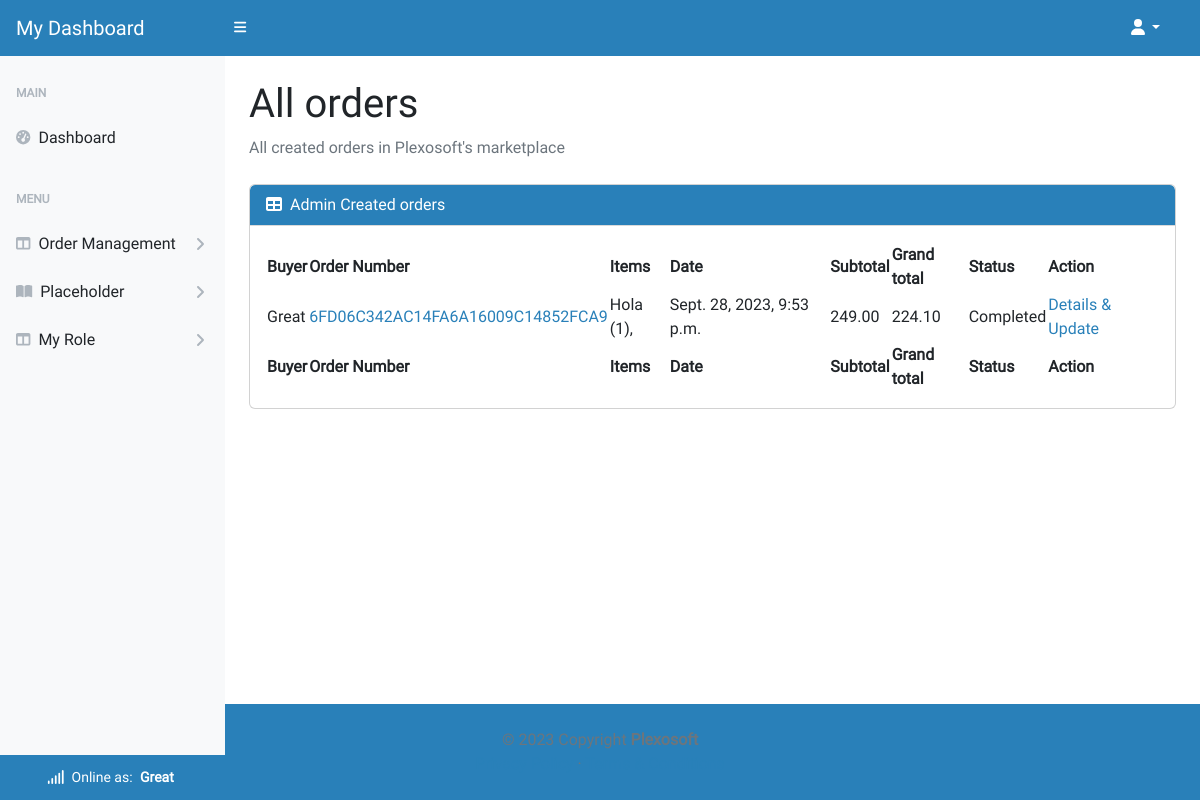
/account/user/order/ (signed in), run on an earlier commit of the app's database.
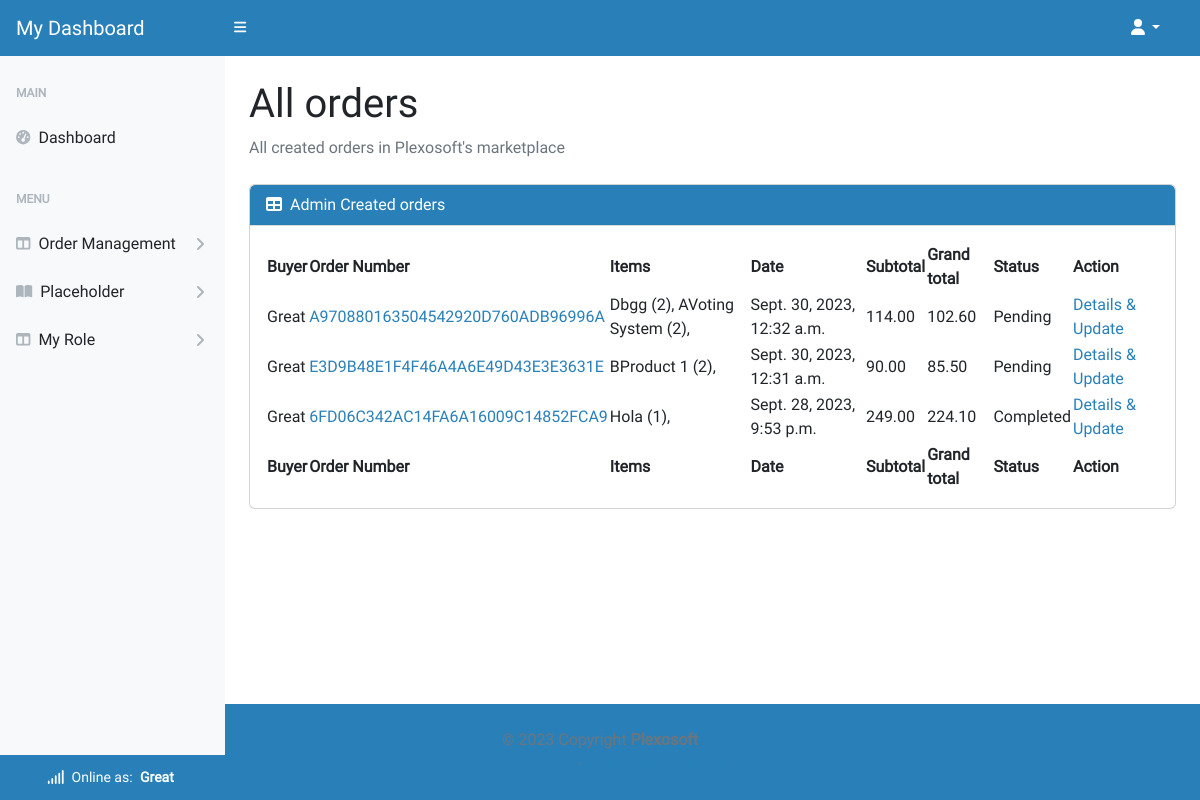
And on a later commit of the database.
### checkout/models.py (models this page shows, shortened)
class Order(models.Model):
    status = models.IntegerField(choices=ORDER_STATUS, default=0)
    order_number = models.CharField(max_length=32, null=False, editable=False)
    buyer_profile = models.ForeignKey(UserProfile, on_delete=models.SET_NULL,
                                      null=True, blank=True,
                                      related_name='order_instance')
    full_name = models.CharField(max_length=50, null=False, blank=False)
    email = models.EmailField(max_length=254, null=False, blank=False)
    phone_number = models.CharField(max_length=20, null=False, blank=False)
    date = models.DateTimeField(auto_now_add=True)
    order_total = models.DecimalField(max_digits=10, decimal_places=2,
                                      null=False, default=0)
    grand_total = models.DecimalField(max_digits=10, decimal_places=2,
                                      null=False, default=0)
    original_bag = models.TextField(null=False, blank=False, default='')
    gateway = models.IntegerField(choices=GATEWAY_TYPE, default=0)

class OrderLineItem(models.Model):
    order = models.ForeignKey(Order, null=False, blank=False,
                              on_delete=models.CASCADE,
                              related_name='lineitems')
    product = models.ForeignKey(Product, null=True, blank=True,
                                on_delete=models.CASCADE)
    service = models.ForeignKey(Service, null=True, blank=True,
                                on_delete=models.CASCADE)
    quantity = models.IntegerField(null=False, blank=False, default=0)
    lineitem_total = models.DecimalField(max_digits=6, decimal_places=2,
                                         null=False, blank=False,
                                         editable=False)

### homepage/models.py (models this page shows)
class UserProfile(AbstractUser):
    email = models.EmailField(
        unique=True)
    role = models.IntegerField(choices=ROLES, default=0)
    type = models.IntegerField(choices=USER_TYPE, default=0)
    status = models.IntegerField(choices=STATUS, default=2)
    class Meta:
        ordering = ['username']
    def __str__(self):
        return f'{self.username}'

### product_service/models.py (models this page shows, shortened)
class Service(models.Model):
    title = models.CharField(max_length=64, unique=True)
    sku = models.CharField(max_length=64, unique=True)
    price = models.DecimalField(max_digits=6, decimal_places=2)
    description = models.TextField(max_length=528)
    status = models.IntegerField(choices=STATUS, default=0)
    category = models.ForeignKey(
        Category, on_delete=models.SET_NULL,
        related_name='service_categories', null=True, blank=True)
    excerpt = models.CharField(max_length=264)
    type = models.IntegerField(choices=SCOPE_TYPE, default=1)
    instance = models.IntegerField(choices=INSTANCE_TYPE, default=1)
    code = models.ManyToManyField(CodeType, related_name="code_type_service")
    service = models.ManyToManyField(
        ServiceType, related_name="on_service_type")
    preview = models.URLField(
        max_length=1024, null=True, blank=True, unique=True)
    docs = models.URLField(
        max_length=1024, null=True, blank=True, unique=True)
    slug = models.SlugField(max_length=200, unique=True, blank=True)
    image = models.ImageField(null=True, blank=True)
    image_url = models.URLField(max_length=1024, null=True, blank=True)
    author = models.ForeignKey(
        'homepage.UserProfile', on_delete=models.SET_NULL,
        related_name='service_authors', null=True)
    created_on = models.DateTimeField(auto_now_add=True)
    likes = models.ManyToManyField(
        'homepage.Like', related_name='service_likes', blank=True)
    comments = models.ManyToManyField(
        'homepage.Comment', related_name='service_comments', blank=True)
    download_url = models.ManyToManyField(
        'Download', related_name='service_downloads', blank=True)
    class Meta:
        ordering = ['title']

class Product(models.Model):
    title = models.CharField(max_length=64, unique=True)
    sku = models.CharField(max_length=64, unique=True)
    price = models.DecimalField(max_digits=6, decimal_places=2)
    description = models.TextField(max_length=528)
    status = models.IntegerField(choices=STATUS, default=0)
    category = models.ForeignKey(
        Category, on_delete=models.SET_NULL,
        related_name='product_categories', null=True, blank=True)
    excerpt = models.CharField(max_length=264)
    type = models.IntegerField(choices=SCOPE_TYPE, default=1)
    instance = models.IntegerField(choices=INSTANCE_TYPE, default=0)
    code = models.ManyToManyField(CodeType, related_name="code_type")
    service = models.ManyToManyField(ServiceType, related_name="service_type")
    preview = models.URLField(
        max_length=1024, null=True, blank=True, unique=True)
    docs = models.URLField(
        max_length=1024, null=True, blank=True, unique=True)
    slug = models.SlugField(max_length=200, unique=True, blank=True)
    image = models.ImageField(null=True, blank=True)
    image_url = models.URLField(max_length=1024, null=True, blank=True)
    author = models.ForeignKey(
        'homepage.UserProfile', on_delete=models.SET_NULL,
        related_name='product_authors', null=True)
    created_on = models.DateTimeField(auto_now_add=True)
    likes = models.ManyToManyField(
        'homepage.Like', related_name='product_likes', blank=True)
    comments = models.ManyToManyField(
        'homepage.Comment', related_name='product_comments', blank=True)
    orders = models.ManyToManyField(
        'checkout.Order', related_name='product_orders', blank=True)
    download_url = models.ManyToManyField(
        'Download', related_name='product_downloads', blank=True)
    class Meta:
        ordering = ['title']

### product_service/views.py (the view)
# urls.py: path('account/user/order/', BuyerOrderListView.as_view(),
class BuyerOrderListView(BuyerRequiredMixin, generic.ListView):
    model = Order
    template_name = 'user-dashboard/all_orders.html'
    context_object_name = 'all_orders'
    def get_queryset(self):
        try:
            user = self.request.user
            queryset = Order.objects.filter(buyer_profile=user).annotate(
                ordercount=Count('id')).order_by('-date')
            queryset = queryset.prefetch_related(
                Prefetch('lineitems', queryset=OrderLineItem.objects.select_related(
                    'product', 'service'))
            )
            return queryset
        except Exception as e:
            logger.error(f"Error fetching Order instances: {str(e)}")
            messages.error(self.request, 'Error fetching Order instances.')
            return []
    def get_context_data(self, **kwargs):
        context = super().get_context_data(**kwargs)
        all_orders = context[self.context_object_name]
        context['all_orders'] = all_orders
        return context

### homepage/custom_context_processors.py (called while the page is built)
def get_verified_email(request):
    if request.user.is_authenticated:
        try:
            email_object = EmailAddress.objects.get(user=request.user)
            if email_object.verified:
                return {'get_verified_email': email_object}
        except EmailAddress.DoesNotExist:
            pass
    return {'get_verified_email': None}

### product_service/converters.py (called while the page is built)
    def to_url(self, value):
        return str(value)

### user_dashboard/views.py (called while the page is built)
    def test_func(self):
        user_profile = self.request.user
        return user_profile and user_profile.role == 0

### user_dashboard/templates/user-dashboard/all_orders.html
{% extends "user-dashboard/base.html" %}
{% block content%}
<main class="pb-5 mb-5">
    <div class="container-fluid p-4 pt-0 pb-5">
        <h1 class="mt-4">All orders</h1>
        <ol class="breadcrumb mb-4">
            <li class="breadcrumb-item active">All created orders in Plexosoft's marketplace</li>
        </ol>
        <div class="card mb-4">
            <div class="card-header">
                <i class="fas fa-table me-1"></i>
                Admin Created orders
            </div>
            <div class="card-body">
                <table id="datatablesSimple">
                    <thead>
                        <tr>
                            <th>Buyer</th>
                            <th>Order Number</th>
                            <th>Items</th>
                            <th>Date</th>
                            <th>Subtotal</th>
                            <th>Grand total</th>
                            <th>Status</th>
                            <th>Action</th>
                        </tr>
                    </thead>
                    <tfoot>
                        <tr>
                            <th>Buyer</th>
                            <th>Order Number</th>
                            <th>Items</th>
                            <th>Date</th>
                            <th>Subtotal</th>
                            <th>Grand total</th>
                            <th>Status</th>
                            <th>Action</th>
                        </tr>
                    </tfoot>
                    <tbody>
                        {% for order in all_orders.all %}
                        <tr>
                            <td>{{ order.buyer_profile }}</td>
                            <td><a href="{% url 'user_order_update' order.order_number %}">{{ order.order_number }}</a>
                            </td>
                            <td>{% for lineitem in order.lineitems.all %}
                                {% if lineitem.product %}
                                {{ lineitem.product.title }} ({{ lineitem.quantity }}),
                                {% else %}
                                {{ lineitem.service.title }} ({{ lineitem.quantity }}),
                                {% endif %}
                                {% endfor %}</td>
                            <td>{{ order.date }}</td>
                            <td>{{ order.order_total }}</td>
                            <td>{{ order.grand_total }}</td>
                            <td>{{ order.get_status_display }}</td>
                            <td>
                                <a href="{% url 'user_order_update' order.order_number %}">Details & Update</a>
                            </td>
                        </tr>
                        {% endfor %}
                    </tbody>
                </table>
            </div>
        </div>
    </div>
</main>
{% endblock %}

What changed in the data, as far as the page shows it:
added Order: buyer_profile "Great", order_number "A970880163504542920D760ADB96996A", date "Sept. 30, 2023, 12:32 a.m.", order_total "114.00", grand_total "102.60", status "Pending"
added OrderLineItem: service "Dbgg", quantity "2", shown under "Great"
added OrderLineItem: product "AVoting System", quantity "2", shown under "Great"
added Order: buyer_profile "Great", order_number "E3D9B48E1F4F46A4A6E49D43E3E3631E", date "Sept. 30, 2023, 12:31 a.m.", order_total "90.00", grand_total "85.50", status "Pending"
added OrderLineItem: product "BProduct 1", quantity "2", shown under "Great"
